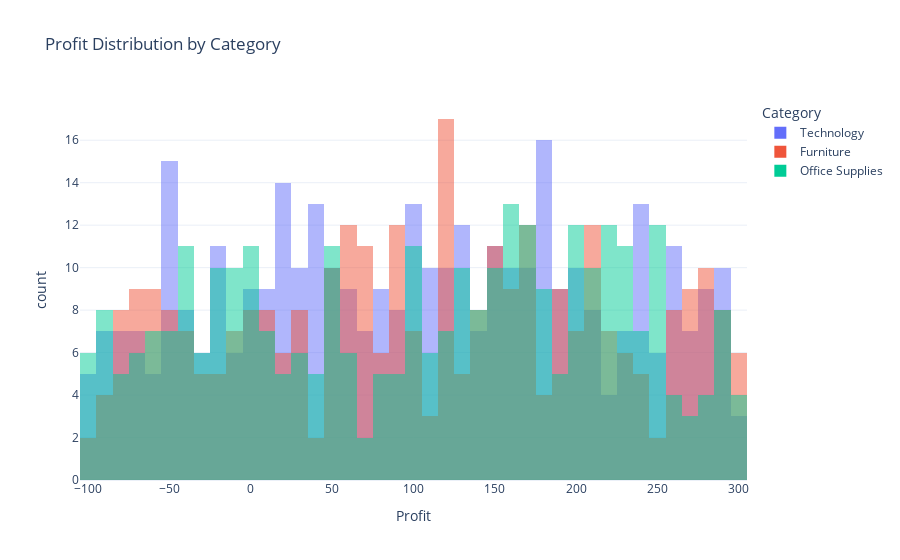

Write notebook code for a chart like this one.
### Code cell
# 📘 Histogram – Profit by Category (Overlayed)

fig2 = histogram_plot(
    df,
    x="Profit",
    color="Category",
    nbins=50,
    barmode="overlay",
    title="Profit Distribution by Category"
)
fig2.show()

### Figure 1 — Plotly figure (JSON) as saved in the notebook; plotly's stock layout.template omitted (floating-point values rounded to 4 significant figures; data arrays with more than 128 entries replaced by an {"elided": "..."} marker saying what was removed)
{"data": [{"bingroup": "x", "hovertemplate": "Category=Technology<br>Profit=%{x}<br>count=%{y}<extra></extra>", "legendgroup": "Technology", "marker": {"color": "#636efa", "opacity": 0.5, "pattern": {"shape": ""}}, "name": "Technology", "nbinsx": 50, "orientation": "v", "showlegend": true, "type": "histogram", "x": {"elided": "371 float values"}, "xaxis": "x", "yaxis": "y"}, {"bingroup": "x", "hovertemplate": "Category=Furniture<br>Profit=%{x}<br>count=%{y}<extra></extra>", "legendgroup": "Furniture", "marker": {"color": "#EF553B", "opacity": 0.5, "pattern": {"shape": ""}}, "name": "Furniture", "nbinsx": 50, "orientation": "v", "showlegend": true, "type": "histogram", "x": {"elided": "312 float values"}, "xaxis": "x", "yaxis": "y"}, {"bingroup": "x", "hovertemplate": "Category=Office Supplies<br>Profit=%{x}<br>count=%{y}<extra></extra>", "legendgroup": "Office Supplies", "marker": {"color": "#00cc96", "opacity": 0.5, "pattern": {"shape": ""}}, "name": "Office Supplies", "nbinsx": 50, "orientation": "v", "showlegend": true, "type": "histogram", "x": {"elided": "317 float values"}, "xaxis": "x", "yaxis": "y"}], "layout": {"barmode": "overlay", "legend": {"title": {"text": "Category"}, "tracegroupgap": 0}, "title": {"text": "Profit Distribution by Category"}, "xaxis": {"anchor": "y", "domain": [0, 1], "title": {"text": "Profit"}}, "yaxis": {"anchor": "x", "domain": [0, 1], "title": {"text": "count"}}}}
